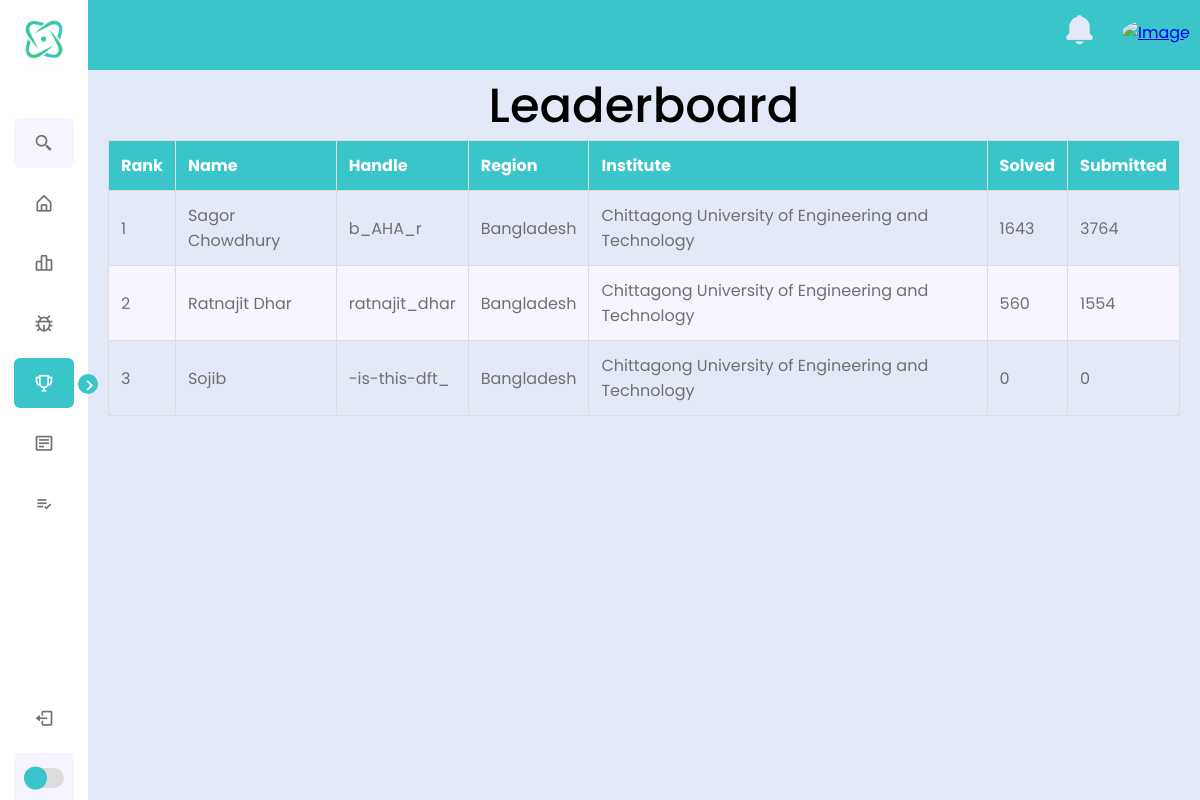
Page /Leaderboard/leaderboardPage.php on the earlier database version.
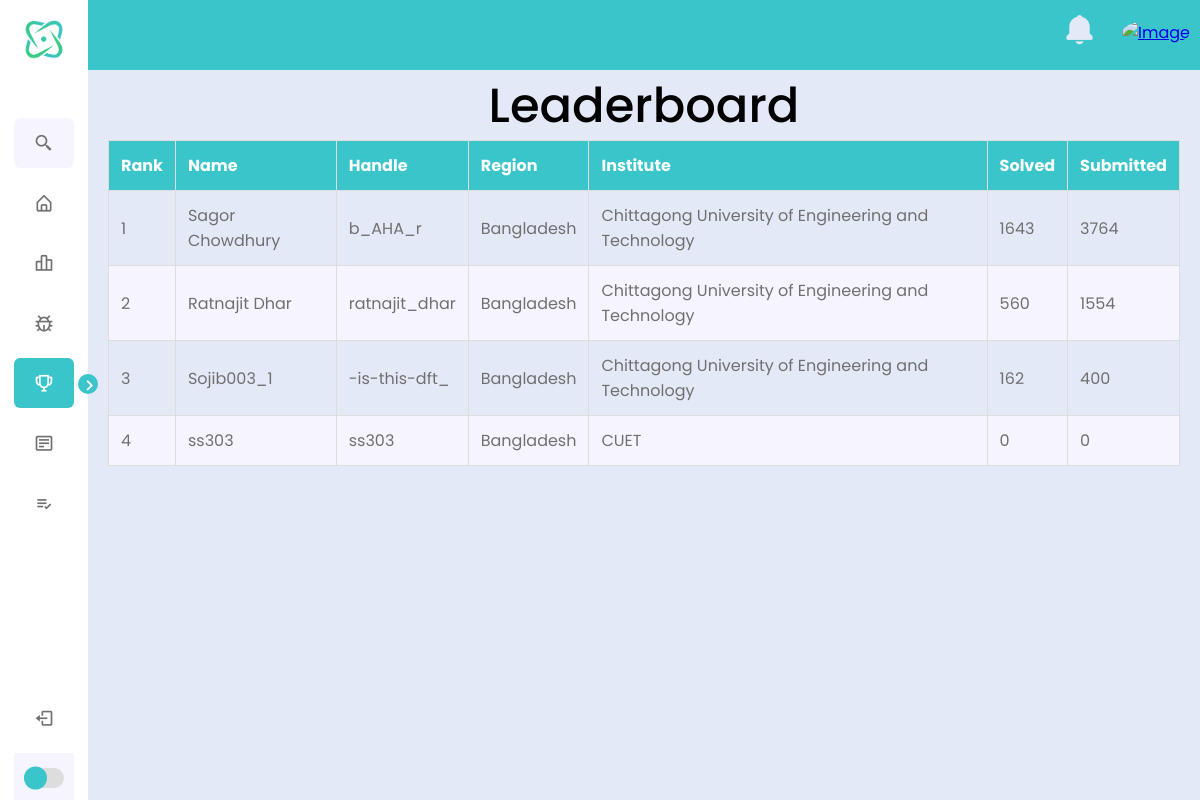
Same page on the later database version.
### tables this page shows
CREATE TABLE `registered_people` (
  `Email` varchar(100) NOT NULL,
  `Password` varchar(250) NOT NULL,
  `Name` varchar(100) NOT NULL,
  `codeforces_handle` varchar(100) NOT NULL,
  `codeforces_current_rating` int(15) DEFAULT NULL,
  `codeforces_max_rating` int(15) DEFAULT NULL,
  `codeforces_titlephoto` varchar(100) DEFAULT NULL,
  `codeforces_current_rank` varchar(50) DEFAULT NULL,
  `codeforces_max_rank` varchar(50) DEFAULT NULL,
  `Country` varchar(30) NOT NULL,
  `Institute` varchar(100) NOT NULL,
  `Solved` int(20) NOT NULL,
  `Submission` int(20) NOT NULL,
  `Image` varchar(250) NOT NULL
);

### Leaderboard/leaderboardPage.php (the view, shortened to what this page needs)
<!DOCTYPE html>
<html lang="en">
<head>
    <link rel="stylesheet" href="styles.css">
    <link href='https://unpkg.com/boxicons@2.1.4/css/boxicons.min.css' rel='stylesheet'>
</head>
<body>
    <nav class="sidebar close">
        <header>
            <div class="image-text">
                <span class="image">
                    <img src="logo.png" alt="logo">
                </span>
            </div>
        </header>
        <div class="menu-bar">
            <div class="menu">
                <i class='bx bx-chevron-right toggle'></i>
                <li class="search-box">
                    <i class='bx bx-search-alt-2 icon'></i>
                </li>
                <ul class="menu-links">
                    <li class="nav-link">
                        <a href="../dashboard/dashboard.php" id="Dashboard">
                            <i class='bx bx-home-alt icon'></i>
                        </a>
                    </li>
                    <li class="nav-link">
                        <a href="../CodeForcesProfile/CodeForces profile.php" id="CodeForces Profile">
                            <i class='bx bx-bar-chart-alt-2 icon'></i>
                        </a>
                    </li>
                    <li class="nav-link">
                        <a href="#" id="Problems">
                            <i class='bx bx-bug icon'></i>
                        </a>
                    </li>
                    <li class="nav-link">
                        <a href="../Leaderboard/leaderboardPage.php" id="LeaderBoard">
                            <i class='bx bx-trophy icon'></i>
                        </a>
                    </li>
                    <li class="nav-link">
                        <a href="../IUPC details/IUPC.php" id="IUPC Details">
                            <i class='bx bx-detail icon'></i>
                        </a>
                    </li>
                    <li class="nav-link">
                        <a href="#" id="ToDo List">
                            <i class='bx bx-list-check icon'></i>
                        </a>
                    </li>
                </ul>
            </div>
            <div class="bottom-content">
                <li class="nav-link">
                    <a href="../landingpage/landingpage.php" id="Logout">
                        <i class='bx bx-log-out icon'></i>
                    </a>
                </li>
                <li class="mode">
                    <div class="toggle-switch">
                        <span class="switch"></span>
                    </div>
                </li>
            </div>
        </div>
    </nav>
    <section class="home">
        <div class="nav-bar">
            <ul class="dp-bell">
                <a href="#">
                    <li class="bell">
                        <i class='bx bxs-bell icon'></i>
                    </li>
                </a>
                <li class="dp">
                    <a href="#" id="profileLink">
                        <img id="userImage" alt="Image" />
                    </a>
                </li>
            </ul>
        </div>
        <div style="width: 100%; height: 30px; text-align: center">
                <span class="body-text" style="font-size: 48px; font-weight: 500; text-align: center;"> Leaderboard </span>
            </div>
        <div class="container">
            <table class="table table-striped">
                <thead>
                    <tr>
                        <th>Rank</th>
                        <th>Name</th>
                        <th>Handle</th>
                        <th>Region</th>
                        <th>Institute</th>
                        <th>Solved</th>
                        <th>Submitted</th>
                    </tr>
                </thead>
                <tbody>
                    <?php
                    $conn = new mysqli("localhost", "root", "", "ip project");
                    $sql = "SELECT * FROM registered_people ORDER BY Solved DESC,Submission DESC";
                    $result = $conn->query($sql);
                    if ($result->num_rows > 0) {
                        $i = 1;
                        while ($row = $result->fetch_assoc()) {
                            echo "<tr>
                                    <td>{$i}</td>
                                    <td>{$row['Name']}</td>
                                    <td>{$row['codeforces_handle']}</td>
                                    <td>{$row['Country']}</td>
                                    <td>{$row['Institute']}</td>
                                    <td>{$row['Solved']}</td>
                                    <td>{$row['Submission']}</td>
                                </tr>";
                            $i++;
                        }
                    } else {
                        echo "<tr><td colspan='7'>No data found</td></tr>";
                    }
                    ?>
                </tbody>
            </table>
        </div>
    </section>
</body>
</html>

Differences in the rows shown:
changed registered_people "-is-this-dft_": Name "Sojib" → "Sojib003_1"; Solved "0" → "162"; Submission "0" → "400"
added registered_people: Name "ss303", codeforces_handle "ss303", Country "Bangladesh", Institute "CUET", Solved "0", Submission "0"
